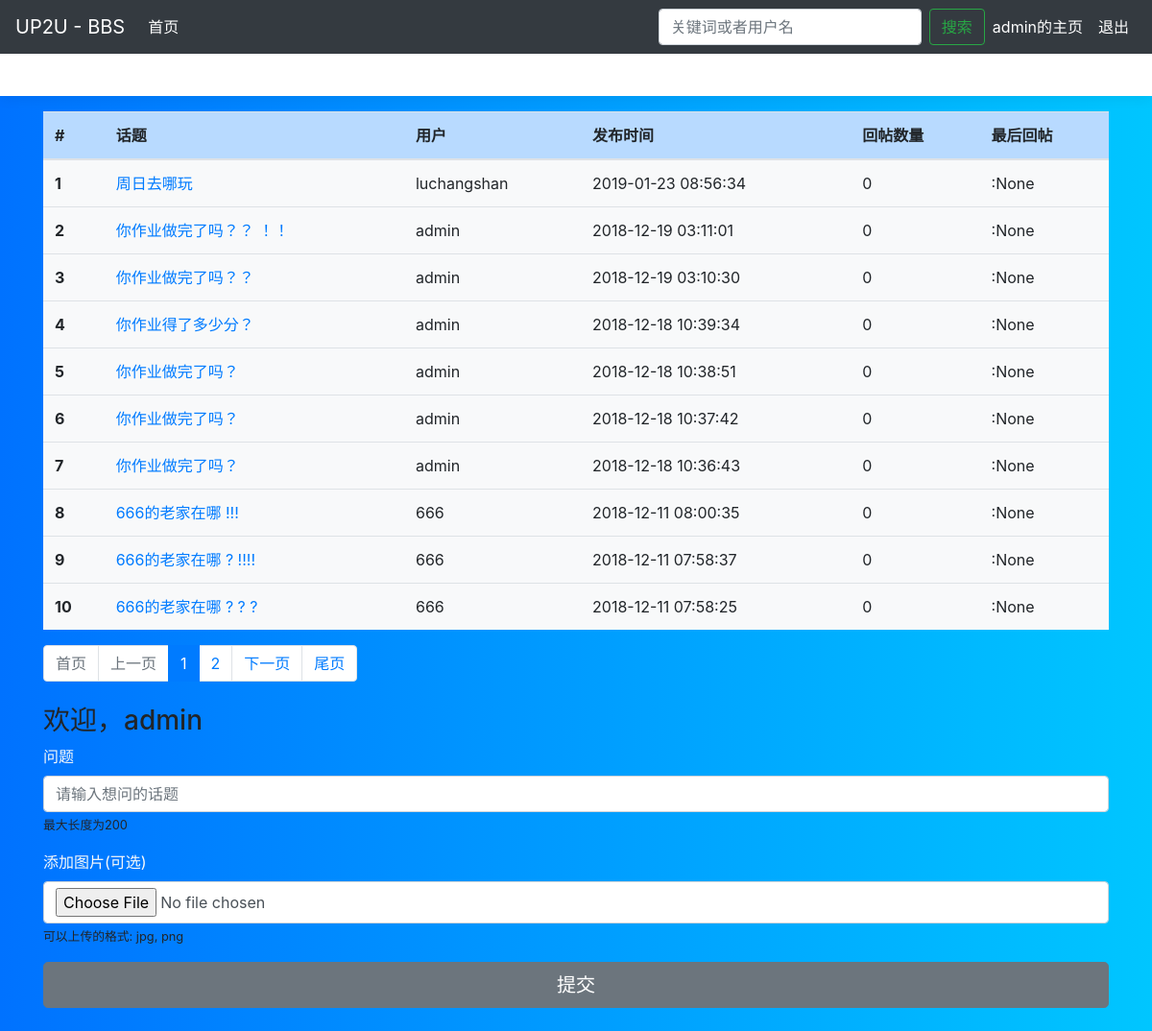
The app's page / (signed in) with its own data.
### bbs/models.py (models this page shows, shortened)
class Question(models.Model):
    question_text = models.CharField('问题', max_length=200)
    author = models.ForeignKey(User, default=1, on_delete=models.CASCADE, verbose_name='作者' )
    pub_date = models.DateTimeField('发布时间', auto_now_add=True)
    picture = models.FileField(blank=True, null=True)
    def __str__(self):
        return self.question_text
    class Meta:
        verbose_name = '问题'
        verbose_name_plural = '问题'

### bbs/views.py (the view)
# urls.py: path('', views.QuestionListView.as_view(), name='index'),
class QuestionListView(ListView):
    model = Question
    context_object_name = 'latest_question_list'
    template_name = 'bbs/index.html'
    paginate_by = 10
    def get_context_data(self, **kwargs):
        context = super().get_context_data(**kwargs)
        context['current_user'] = {
            'user': self.request.user,
            'is_login': self.request.user.is_authenticated
            }
        context['form'] = QuestionForm()
        print(context)
        return context
    def get_queryset(self):
        queryset = super().get_queryset()
        print(queryset)
        query = self.request.GET.get('q')
        if query:
            return queryset.filter(
                Q(question_text__icontains=query) |
                Q(author__username__icontains=query)
            ).distinct()
        return queryset.order_by('-pub_date')

### bbs/forms.py
class QuestionForm(forms.ModelForm):
    question_text = forms.CharField(
        label="问题",
        max_length=200,
        help_text='最大长度为200',
        widget=forms.TextInput(
            attrs={
                'placeholder': "请输入想问的话题",
                "class": 'form-control'
            }
        )
    )
    picture = forms.FileField(
        label="添加图片(可选)",
        help_text='可以上传的格式: jpg, png',
        required = False,
        widget=forms.FileInput(
            attrs={
                "class": 'form-control'
            }
        )
    )
    class Meta:
        model = Question
        fields = ['question_text', 'picture']

### bbs/templates/bbs/index.html (shortened to what this page needs)
{% extends 'bbs/base.html' %}
{% load static %}
{% block nav-hot %}
  <div class="nav-scroller bg-white box-shadow">
    <nav class="nav nav-underline">
    </nav>
  </div>
{% endblock %}
{% block content %}
<table class="table table-hover my-3 bg-light">
    <thead>
            <tr class="table-primary">
            <th scope="col">#</th>
            <th scope="col">话题</th>
            <th scope="col">用户</th>
            <th scope="col">发布时间</th>
            <th scope="col">回帖数量</th>
            <th scope="col">最后回帖</th>
            </tr>
    </thead>
    <tbody>
    {% if latest_question_list %}
    {% for question in latest_question_list %}
            <tr>
            <th scope="row">{{ forloop.counter }}</th>
            <td><span class="title"> <a href="{% url 'bbs:detail' question.id %}">{{ question.question_text }}</a></span></td>
            <td><span>{{ question.author }}</span></td>
            <td><span class="date">{{ question.pub_date|date:"Y-m-d H:i:s" }}</span></td>
            <td><span>{{ question.choice_set.count }}</span></td>
            <td><span>{{ question.choice_set.last.author }}:{{ question.choice_set.last }}</span></td>
            </tr>
            {% endfor %}
    </tbody>
    {% else %}
    <p>没有任何信息</p>
    {% endif %}
    </table>
    {% include 'pagination.html' %}
  {% if current_user.is_login %}
  <h3>欢迎，{{ current_user.user }}</h3>
  <form action="{% url 'bbs:topic'%}" method="post" enctype="multipart/form-data" novalidate>
          {% include 'bbs/base_form.html' %}
          <input type="submit" value="提交" class="btn btn-lg btn-secondary btn-block">
    </form>
        {% else%}
        <h3>你没有登录，登录之后才能发布</h3>
        {% endif %}
{% endblock %}

### bbs/templates/bbs/base.html (shortened to what this page needs)
{% load static %}
<!doctype html>
<html lang="en">
  <head>
    <link rel="stylesheet" href="https://cdn.jsdelivr.net/simplemde/latest/simplemde.min.css">
    <link rel="stylesheet" href="{% static 'css/bootstrap.css' %}">
    <link href="{% static 'css/offcanvas.css' %}" rel="stylesheet">
  </head>
  <body class="bg-light">
    <nav class="navbar navbar-expand-md fixed-top navbar-dark bg-dark">
      <a class="navbar-brand" href="#">UP2U - BBS</a>
      <div class="navbar-collapse offcanvas-collapse" id="navbarsExampleDefault">
        <ul class="navbar-nav mr-auto">
          <li class="nav-item active">
            <a class="nav-link" href="{% url 'bbs:index' %}">首页 <span class="sr-only">(current)</span></a>
          </li>
        </ul>
        <form class="form-inline my-2 my-lg-0" method="get" action="{% url 'bbs:index' %}">
          <input class="form-control mr-sm-2" type="text" placeholder="关键词或者用户名" aria-label="Search"
          name="q" value="{{ request.GET.q }}">
          <button class="btn btn-outline-success my-2 my-sm-0" type="submit">搜索</button>
        </form>
        {% if current_user.is_login %}
          <ul class="navbar-nav">
            <li class="nav-item active">
              <a class="nav-link" href="{% url 'bbs:my-page' %}">{{ current_user.user }}的主页<span class="sr-only">(current)</span></a>
            </li>
            <li class="nav-item active">
              <a class="nav-link" href="{% url 'accounts:logout' %}">退出 <span class="sr-only">(current)</span></a>
            </li>
          </ul>
        {% endif %}
      </div>
    </nav>
    {% block nav-hot %}
    {% endblock %}
<main role="main" class="container">
    {% block content %}
    {% endblock %}
</main>
</body>
</html>

### static/css/offcanvas.css (style rules this page uses)
html, body { overflow-x: hidden; }
body { padding-top: 56px; background: -webkit-linear-gradient(left, #0072ff, #00c6ff) }
.nav-scroller { position: relative; z-index: 2; height: 2.75rem; overflow-y: hidden; }
.nav-scroller .nav { display: -webkit-box; display: -ms-flexbox; display: flex; -ms-flex-wrap: nowrap; flex-wrap: nowrap; padding-bottom: 1rem; margin-top: -1px; overflow-x: auto; color: rgba(255, 255, 255, .75); text-align: center; white-space: nowrap; -webkit-overflow-scrolling: touch; }
.box-shadow { box-shadow: 0 .25rem .75rem rgba(0, 0, 0, .05); }

### records on screen
Question: question_text "周日去哪玩", author "luchangshan", pub_date "2019-01-23 08:56:34", choice_set.count "0", choice_set.last "None"
Question: question_text "你作业做完了吗？？ ！！", author "admin", pub_date "2018-12-19 03:11:01", choice_set.count "0", choice_set.last "None"
Question: question_text "你作业做完了吗？？", author "admin", pub_date "2018-12-19 03:10:30", choice_set.count "0", choice_set.last "None"
Question: question_text "你作业得了多少分？", author "admin", pub_date "2018-12-18 10:39:34", choice_set.count "0", choice_set.last "None"
Question: question_text "你作业做完了吗？", author "admin", pub_date "2018-12-18 10:38:51", choice_set.count "0", choice_set.last "None"
Question: question_text "你作业做完了吗？", author "admin", pub_date "2018-12-18 10:37:42", choice_set.count "0", choice_set.last "None"
Question: question_text "你作业做完了吗？", author "admin", pub_date "2018-12-18 10:36:43", choice_set.count "0", choice_set.last "None"
Question: question_text "666的老家在哪 !!!", author "666", pub_date "2018-12-11 08:00:35", choice_set.count "0", choice_set.last "None"
Question: question_text "666的老家在哪 ? !!!!", author "666", pub_date "2018-12-11 07:58:37", choice_set.count "0", choice_set.last "None"
Question: question_text "666的老家在哪 ? ? ?", author "666", pub_date "2018-12-11 07:58:25", choice_set.count "0", choice_set.last "None"

### other values on screen
{{ current_user.user }} "admin"
{{ page_num }} "1"
{{ page_num }} "2"
{{ field.label }} "问题" "添加图片(可选)"
{{ field.help_text }} "最大长度为200" "可以上传的格式: jpg, png"
